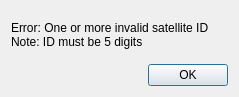
<?xml version="1.0" encoding="UTF-8"?>
<ui version="4.0">
 <class>Dialog</class>
 <widget class="QDialog" name="Dialog">
  <property name="geometry">
   <rect>
    <x>0</x>
    <y>0</y>
    <width>239</width>
    <height>97</height>
   </rect>
  </property>
  <property name="windowTitle">
   <string>Error</string>
  </property>
  <layout class="QGridLayout" name="gridLayout">
   <item row="1" column="1">
    <widget class="QPushButton" name="OKbutton">
     <property name="text">
      <string>OK</string>
     </property>
    </widget>
   </item>
   <item row="1" column="0">
    <spacer name="horizontalSpacer">
     <property name="orientation">
      <enum>Qt::Orientation::Horizontal</enum>
     </property>
     <property name="sizeHint" stdset="0">
      <size>
       <width>40</width>
       <height>20</height>
      </size>
     </property>
    </spacer>
   </item>
   <item row="0" column="0" colspan="2">
    <widget class="QLabel" name="label">
     <property name="text">
      <string>Error: One or more invalid satellite ID
Note: ID must be 5 digits</string>
     </property>
    </widget>
   </item>
  </layout>
 </widget>
 <resources/>
 <connections/>
</ui>
